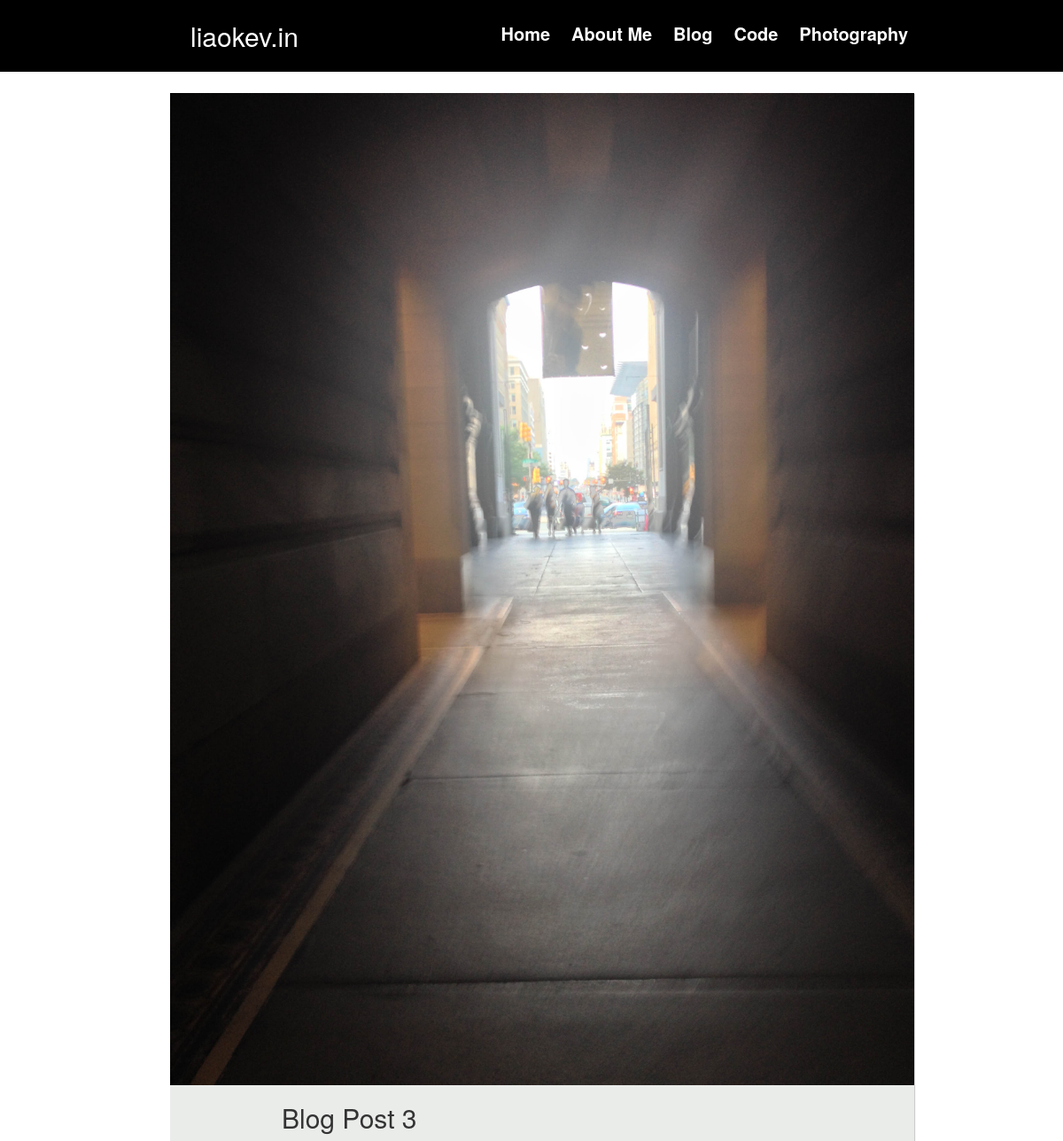
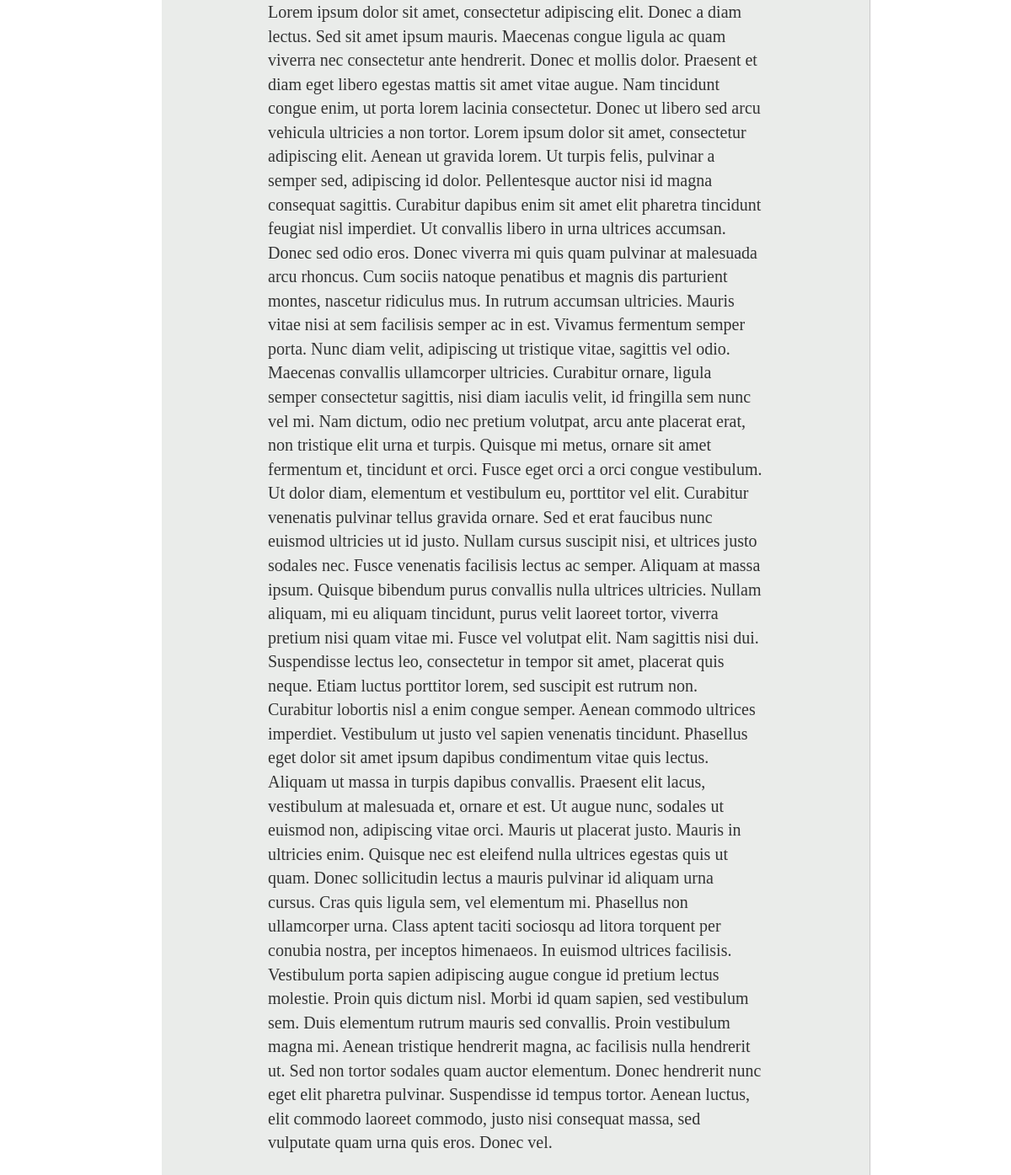
The page /blog/3/ on the database as committed earlier (2 pictures, top to bottom).
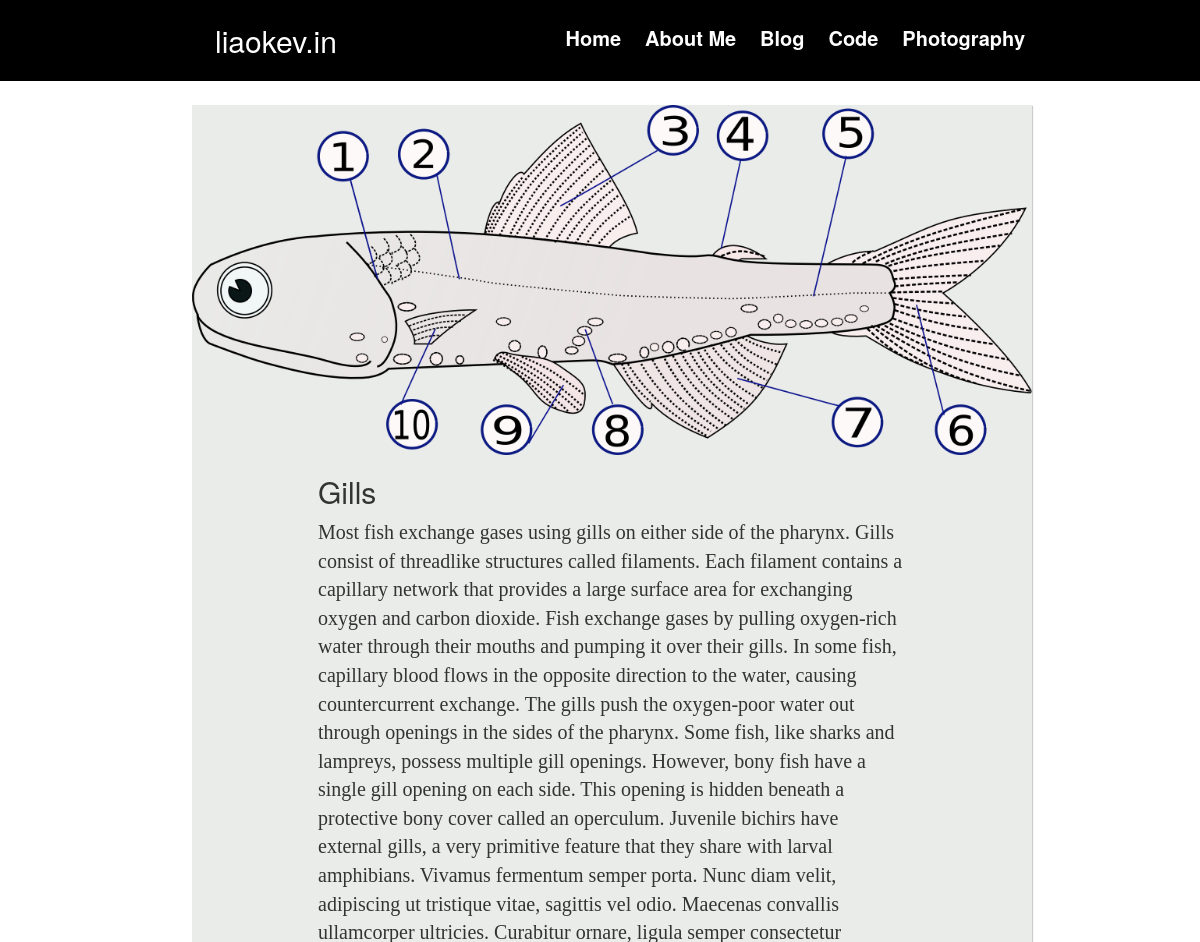
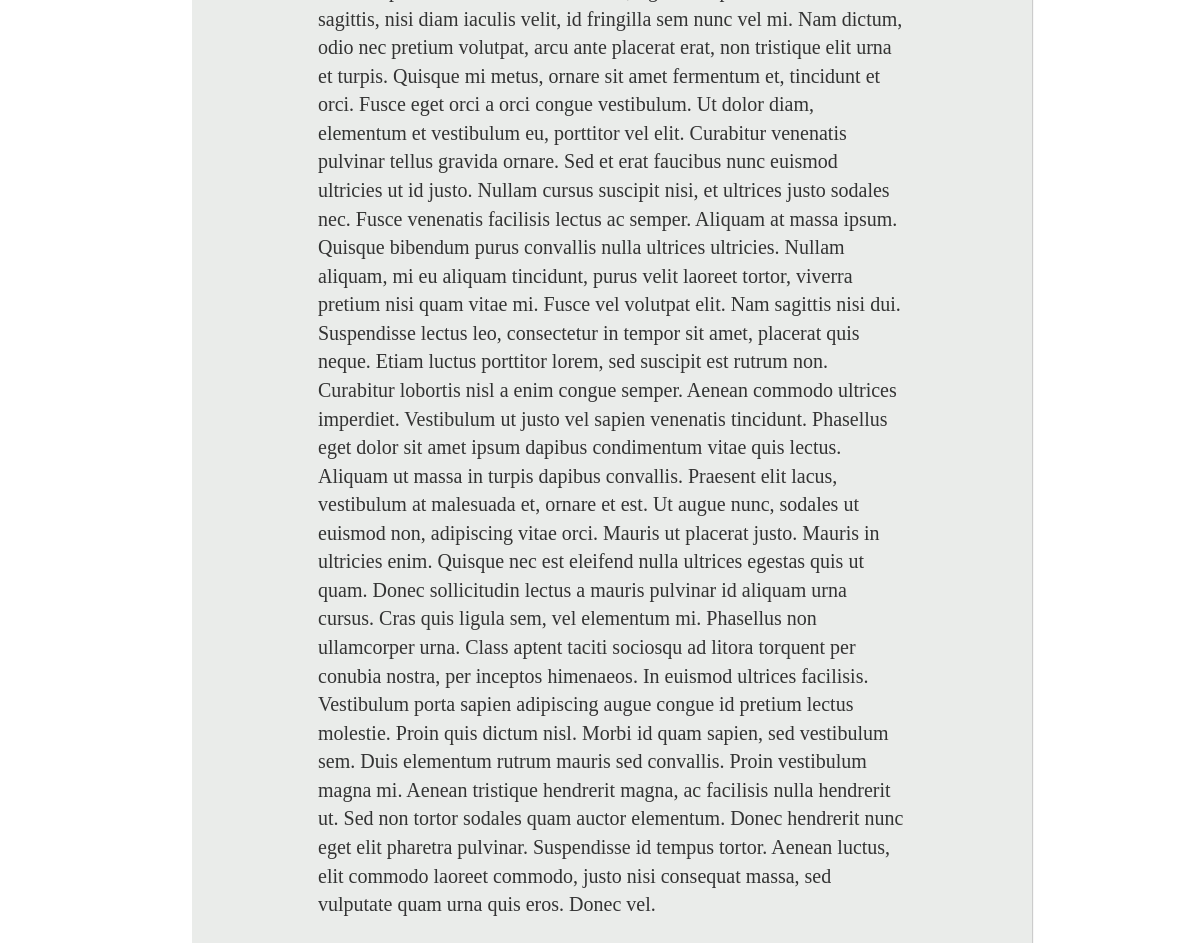
The same page on the database as committed later (2 pictures, top to bottom).
### blog/models.py (models this page shows, shortened)
class Blog_Post(models.Model):
    title_text = models.CharField(max_length=200)
    pub_date = models.DateTimeField('date published')
    post_photo = models.ImageField(upload_to="blog")
    post_content_text = models.TextField()

### blog/views.py (the view)
# urls.py: url(r'^(?P<post_id>\d+)/$', views.post, name='post'),
def post(request, post_id):
    blog_post = get_object_or_404(Blog_Post, pk=post_id)
    return render(request, 'blog/post.html', {'Blog_Post': blog_post})

### blog/templates/blog/post.html
{% extends 'base.html' %}
{% load staticfiles %}
{% block additional_header %}
<link rel="stylesheet" href="{% static 'styles/blog.css' %}">
{% endblock %}
{% block content %}
<div class="text_page_container">
	<img src="{{MEDIA_URL}}{{Blog_Post.post_photo}}"/>
	<div class = "text_page_body">
		<h2 class="blog_title">{{Blog_Post.title_text}}</h2>
		<div class="blog_content">{{Blog_Post.post_content_text}}</div>
	</div>
</div>
{% endblock %}

Rows that differ between the two databases and show on the page:
changed Blog_Post: post_photo: a different picture; title_text "Blog Post 3" → "Gills"; post_content_text "Lorem ipsum dolor sit amet, consectetur adipiscing elit. Donec a diam lectus. Sed sit amet ipsum mauris. Maecenas congue ligula ac quam viverra nec consectetur ante hendrerit. Donec et mollis dolor. Praesent et diam eget libero egestas mattis sit amet vitae augue. Nam tincidunt congue enim, ut porta lorem lacinia consectetur. Donec ut libero sed arcu vehicula ultricies a non tortor. Lorem ipsum dolor sit amet, consectetur adipiscing elit. Aenean ut gravida lorem. Ut turpis felis, pulvinar a semper sed, adipiscing id dolor. Pellentesque auctor nisi id magna consequat sagittis. Curabitur dapibus enim sit amet elit pharetra tincidunt feugiat nisl imperdiet. Ut convallis libero in urna ultrices…" → "Most fish exchange gases using gills on either side of the pharynx. Gills consist of threadlike structures called filaments. Each filament contains a capillary network that provides a large surface area for exchanging oxygen and carbon dioxide. Fish exchange gases by pulling oxygen-rich water through their mouths and pumping it over their gills. In some fish, capillary blood flows in the opposite direction to the water, causing countercurrent exchange. The gills push the oxygen-poor water out through openings in the sides of the pharynx. Some fish, like sharks and lampreys, possess multiple gill openings. However, bony fish have a single gill opening on each side. This opening is hidden…"
